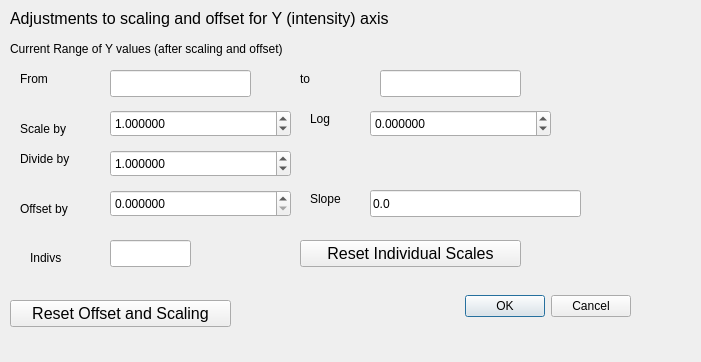
<?xml version="1.0" encoding="UTF-8"?>
<ui version="4.0">
 <class>yscaleoffdlg</class>
 <widget class="QDialog" name="yscaleoffdlg">
  <property name="geometry">
   <rect>
    <x>0</x>
    <y>0</y>
    <width>701</width>
    <height>362</height>
   </rect>
  </property>
  <property name="windowTitle">
   <string>y Scaling and Offsets</string>
  </property>
  <widget class="QDialogButtonBox" name="buttonBox">
   <property name="geometry">
    <rect>
     <x>410</x>
     <y>290</y>
     <width>221</width>
     <height>32</height>
    </rect>
   </property>
   <property name="orientation">
    <enum>Qt::Horizontal</enum>
   </property>
   <property name="standardButtons">
    <set>QDialogButtonBox::Cancel|QDialogButtonBox::Ok</set>
   </property>
  </widget>
  <widget class="QLineEdit" name="ymin">
   <property name="geometry">
    <rect>
     <x>110</x>
     <y>70</y>
     <width>141</width>
     <height>27</height>
    </rect>
   </property>
   <property name="toolTip">
    <string>Current minimum y</string>
   </property>
   <property name="readOnly">
    <bool>true</bool>
   </property>
  </widget>
  <widget class="QLineEdit" name="ymax">
   <property name="geometry">
    <rect>
     <x>380</x>
     <y>70</y>
     <width>141</width>
     <height>27</height>
    </rect>
   </property>
   <property name="toolTip">
    <string>Current maximum y</string>
   </property>
   <property name="readOnly">
    <bool>true</bool>
   </property>
  </widget>
  <widget class="QLabel" name="label_2">
   <property name="geometry">
    <rect>
     <x>300</x>
     <y>70</y>
     <width>31</width>
     <height>17</height>
    </rect>
   </property>
   <property name="text">
    <string>to</string>
   </property>
  </widget>
  <widget class="QDoubleSpinBox" name="yscale">
   <property name="geometry">
    <rect>
     <x>110</x>
     <y>110</y>
     <width>181</width>
     <height>27</height>
    </rect>
   </property>
   <property name="toolTip">
    <string>This is the scaling factor to be applied to the y values</string>
   </property>
   <property name="decimals">
    <number>6</number>
   </property>
   <property name="minimum">
    <double>0.000001000000000</double>
   </property>
   <property name="maximum">
    <double>1000000000.000000000000000</double>
   </property>
   <property name="value">
    <double>1.000000000000000</double>
   </property>
  </widget>
  <widget class="QLabel" name="label_5">
   <property name="geometry">
    <rect>
     <x>310</x>
     <y>110</y>
     <width>31</width>
     <height>17</height>
    </rect>
   </property>
   <property name="text">
    <string>Log</string>
   </property>
  </widget>
  <widget class="QDoubleSpinBox" name="ylogscale">
   <property name="geometry">
    <rect>
     <x>370</x>
     <y>110</y>
     <width>181</width>
     <height>27</height>
    </rect>
   </property>
   <property name="toolTip">
    <string>This is the base 10 log of the scaling factor to be applied to the Y values.</string>
   </property>
   <property name="decimals">
    <number>6</number>
   </property>
   <property name="minimum">
    <double>-5.000000000000000</double>
   </property>
   <property name="maximum">
    <double>9.000000000000000</double>
   </property>
   <property name="singleStep">
    <double>0.010000000000000</double>
   </property>
  </widget>
  <widget class="QLabel" name="label">
   <property name="geometry">
    <rect>
     <x>20</x>
     <y>70</y>
     <width>62</width>
     <height>17</height>
    </rect>
   </property>
   <property name="text">
    <string>From</string>
   </property>
  </widget>
  <widget class="QDoubleSpinBox" name="yoffset">
   <property name="geometry">
    <rect>
     <x>110</x>
     <y>190</y>
     <width>181</width>
     <height>27</height>
    </rect>
   </property>
   <property name="toolTip">
    <string>&lt;!DOCTYPE HTML PUBLIC &quot;-//W3C//DTD HTML 4.0//EN&quot; &quot;http://www.w3.org/TR/REC-html40/strict.dtd&quot;&gt;
&lt;html&gt;&lt;head&gt;&lt;meta name=&quot;qrichtext&quot; content=&quot;1&quot; /&gt;&lt;style type=&quot;text/css&quot;&gt;
p, li { white-space: pre-wrap; }
&lt;/style&gt;&lt;/head&gt;&lt;body style=&quot; font-family:'Sans'; font-size:10pt; font-weight:400; font-style:normal;&quot;&gt;
&lt;p style=&quot; margin-top:0px; margin-bottom:0px; margin-left:0px; margin-right:0px; -qt-block-indent:0; text-indent:0px;&quot;&gt;This is the offset to be applied to the y values &lt;span style=&quot; font-weight:600;&quot;&gt;after&lt;/span&gt; scaling.&lt;/p&gt;&lt;/body&gt;&lt;/html&gt;</string>
   </property>
   <property name="decimals">
    <number>6</number>
   </property>
  </widget>
  <widget class="QPushButton" name="resety">
   <property name="geometry">
    <rect>
     <x>10</x>
     <y>300</y>
     <width>221</width>
     <height>27</height>
    </rect>
   </property>
   <property name="font">
    <font>
     <pointsize>12</pointsize>
    </font>
   </property>
   <property name="toolTip">
    <string>Reset global Y scale and offsets.</string>
   </property>
   <property name="text">
    <string>Reset Offset and Scaling</string>
   </property>
  </widget>
  <widget class="QLabel" name="label_4">
   <property name="geometry">
    <rect>
     <x>20</x>
     <y>120</y>
     <width>71</width>
     <height>17</height>
    </rect>
   </property>
   <property name="text">
    <string>Scale by</string>
   </property>
  </widget>
  <widget class="QLabel" name="label_6">
   <property name="geometry">
    <rect>
     <x>20</x>
     <y>200</y>
     <width>71</width>
     <height>17</height>
    </rect>
   </property>
   <property name="text">
    <string>Offset by</string>
   </property>
  </widget>
  <widget class="QLabel" name="label_3">
   <property name="geometry">
    <rect>
     <x>10</x>
     <y>10</y>
     <width>431</width>
     <height>17</height>
    </rect>
   </property>
   <property name="font">
    <font>
     <pointsize>12</pointsize>
    </font>
   </property>
   <property name="text">
    <string>Adjustments to scaling and offset for Y (intensity) axis</string>
   </property>
  </widget>
  <widget class="QLabel" name="label_7">
   <property name="geometry">
    <rect>
     <x>10</x>
     <y>40</y>
     <width>411</width>
     <height>17</height>
    </rect>
   </property>
   <property name="text">
    <string>Current Range of Y values (after scaling and offset)</string>
   </property>
  </widget>
  <widget class="QDoubleSpinBox" name="yscalequot">
   <property name="geometry">
    <rect>
     <x>110</x>
     <y>150</y>
     <width>181</width>
     <height>27</height>
    </rect>
   </property>
   <property name="toolTip">
    <string>This is the scaling factor to be applied to the y values</string>
   </property>
   <property name="decimals">
    <number>6</number>
   </property>
   <property name="minimum">
    <double>0.000001000000000</double>
   </property>
   <property name="maximum">
    <double>1000000000.000000000000000</double>
   </property>
   <property name="value">
    <double>1.000000000000000</double>
   </property>
  </widget>
  <widget class="QLabel" name="label_8">
   <property name="geometry">
    <rect>
     <x>20</x>
     <y>150</y>
     <width>62</width>
     <height>17</height>
    </rect>
   </property>
   <property name="text">
    <string>Divide by</string>
   </property>
  </widget>
  <widget class="QPushButton" name="resetindivy">
   <property name="geometry">
    <rect>
     <x>300</x>
     <y>240</y>
     <width>221</width>
     <height>27</height>
    </rect>
   </property>
   <property name="font">
    <font>
     <pointsize>12</pointsize>
    </font>
   </property>
   <property name="toolTip">
    <string>&lt;!DOCTYPE HTML PUBLIC &quot;-//W3C//DTD HTML 4.0//EN&quot; &quot;http://www.w3.org/TR/REC-html40/strict.dtd&quot;&gt;
&lt;html&gt;&lt;head&gt;&lt;meta name=&quot;qrichtext&quot; content=&quot;1&quot; /&gt;&lt;style type=&quot;text/css&quot;&gt;
p, li { white-space: pre-wrap; }
&lt;/style&gt;&lt;/head&gt;&lt;body style=&quot; font-family:'Sans'; font-size:10pt; font-weight:400; font-style:normal;&quot;&gt;
&lt;p style=&quot; margin-top:0px; margin-bottom:0px; margin-left:0px; margin-right:0px; -qt-block-indent:0; text-indent:0px;&quot;&gt;Cancel any individual scales or offsets on Y values.&lt;/p&gt;
&lt;p style=&quot;-qt-paragraph-type:empty; margin-top:0px; margin-bottom:0px; margin-left:0px; margin-right:0px; -qt-block-indent:0; text-indent:0px;&quot;&gt;&lt;/p&gt;
&lt;p style=&quot; margin-top:0px; margin-bottom:0px; margin-left:0px; margin-right:0px; -qt-block-indent:0; text-indent:0px;&quot;&gt;&lt;span style=&quot; font-weight:600;&quot;&gt;Be careful&lt;/span&gt;&lt;/p&gt;
&lt;p style=&quot;-qt-paragraph-type:empty; margin-top:0px; margin-bottom:0px; margin-left:0px; margin-right:0px; -qt-block-indent:0; text-indent:0px;&quot;&gt;&lt;/p&gt;&lt;/body&gt;&lt;/html&gt;</string>
   </property>
   <property name="text">
    <string>Reset Individual Scales</string>
   </property>
  </widget>
  <widget class="QLineEdit" name="yindivnum">
   <property name="geometry">
    <rect>
     <x>110</x>
     <y>240</y>
     <width>81</width>
     <height>27</height>
    </rect>
   </property>
   <property name="toolTip">
    <string>Number of y values with indiv scales</string>
   </property>
   <property name="readOnly">
    <bool>true</bool>
   </property>
  </widget>
  <widget class="QLabel" name="label_9">
   <property name="geometry">
    <rect>
     <x>30</x>
     <y>250</y>
     <width>62</width>
     <height>16</height>
    </rect>
   </property>
   <property name="text">
    <string>Indivs</string>
   </property>
  </widget>
  <widget class="QLineEdit" name="slope">
   <property name="geometry">
    <rect>
     <x>370</x>
     <y>190</y>
     <width>211</width>
     <height>27</height>
    </rect>
   </property>
   <property name="toolTip">
    <string>This is a slope for gradation on the continuum</string>
   </property>
   <property name="text">
    <string>0.0</string>
   </property>
  </widget>
  <widget class="QLabel" name="label_10">
   <property name="geometry">
    <rect>
     <x>310</x>
     <y>190</y>
     <width>41</width>
     <height>17</height>
    </rect>
   </property>
   <property name="text">
    <string>Slope</string>
   </property>
  </widget>
 </widget>
 <tabstops>
  <tabstop>ymin</tabstop>
  <tabstop>ymax</tabstop>
  <tabstop>yscale</tabstop>
  <tabstop>ylogscale</tabstop>
  <tabstop>yscalequot</tabstop>
  <tabstop>yoffset</tabstop>
  <tabstop>slope</tabstop>
  <tabstop>yindivnum</tabstop>
  <tabstop>resetindivy</tabstop>
  <tabstop>resety</tabstop>
  <tabstop>buttonBox</tabstop>
 </tabstops>
 <resources/>
 <connections>
  <connection>
   <sender>buttonBox</sender>
   <signal>rejected()</signal>
   <receiver>yscaleoffdlg</receiver>
   <slot>reject()</slot>
   <hints>
    <hint type="sourcelabel">
     <x>316</x>
     <y>260</y>
    </hint>
    <hint type="destinationlabel">
     <x>286</x>
     <y>274</y>
    </hint>
   </hints>
  </connection>
  <connection>
   <sender>buttonBox</sender>
   <signal>accepted()</signal>
   <receiver>yscaleoffdlg</receiver>
   <slot>accept()</slot>
   <hints>
    <hint type="sourcelabel">
     <x>550</x>
     <y>415</y>
    </hint>
    <hint type="destinationlabel">
     <x>350</x>
     <y>234</y>
    </hint>
   </hints>
  </connection>
 </connections>
</ui>
